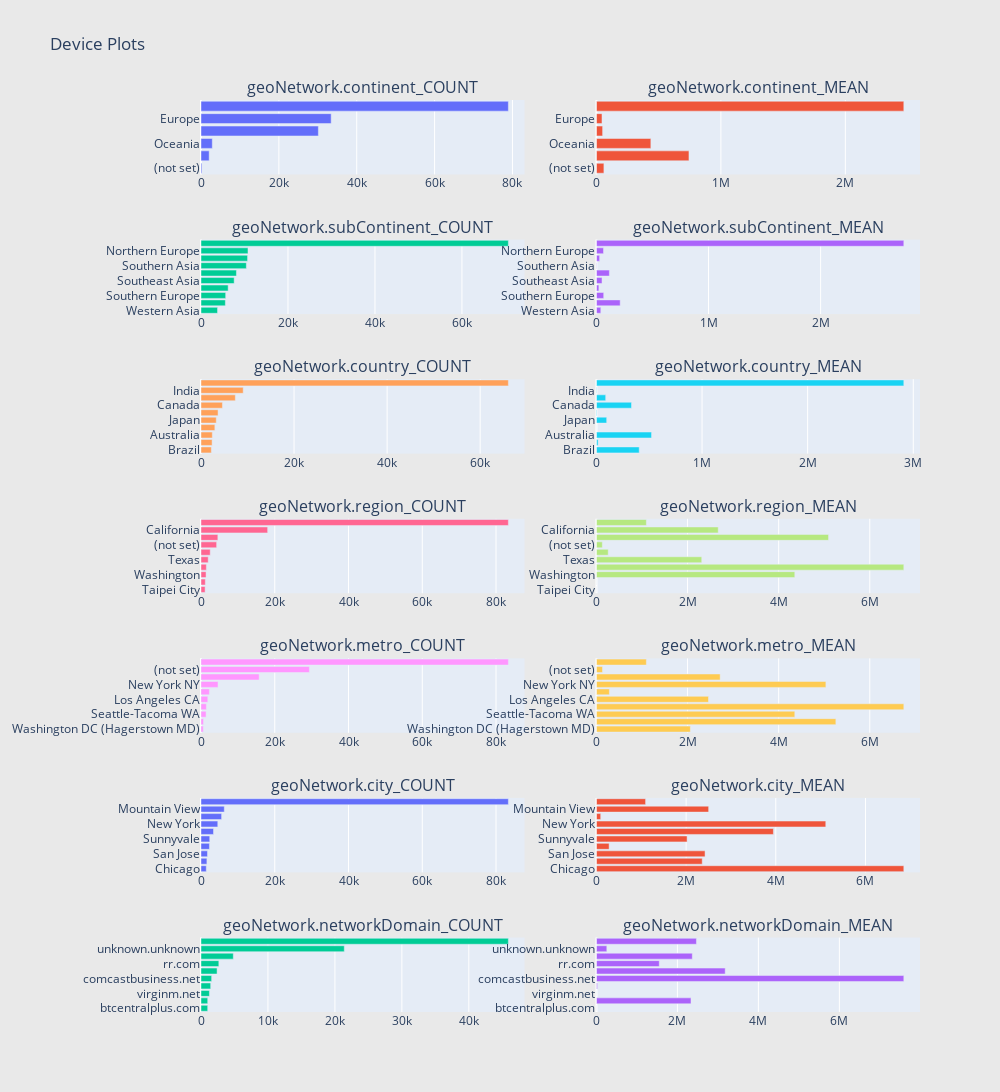

Here is the notebook cell this chart was saved with:
### Code cell
subplot_titles =[]
for c in geoNetwork:
    subplot_titles.append(c+'_COUNT')
    subplot_titles.append(c+'_MEAN')

fig = plotly.subplots.make_subplots(rows=len(geoNetwork), cols=2,subplot_titles=subplot_titles)
for i in range(len(geoNetwork)):
    fig.append_trace(geoNetwork_dict[(i+1,1)], i+1, 1)
    fig.append_trace(geoNetwork_dict[(i+1,2)], i+1, 2)
fig['layout'].update(height=2000, width=1000, paper_bgcolor='rgb(233,233,233)', title="Device Plots")
py.iplot(fig, filename='device-plots')

### Figure 1 — Plotly figure (JSON) as saved in the notebook; plotly's stock layout.template omitted (floating-point values rounded to 4 significant figures)
{"data": [{"orientation": "h", "showlegend": false, "type": "bar", "x": [222, 2097, 2900, 30145, 33437, 78954], "xaxis": "x", "y": ["(not set)", "Africa", "Oceania", "Asia", "Europe", "Americas"], "yaxis": "y"}, {"orientation": "h", "showlegend": false, "type": "bar", "x": [59860.0, 743400.0, 437200.0, 49550.0, 44500.0, 2470000.0], "xaxis": "x2", "y": ["(not set)", "Africa", "Oceania", "Asia", "Europe", "Americas"], "yaxis": "y2"}, {"orientation": "h", "showlegend": false, "type": "bar", "x": [3804, 5603, 5676, 6247, 7627, 8149, 10427, 10709, 10805, 70677], "xaxis": "x3", "y": ["Western Asia", "South America", "Southern Europe", "Eastern Europe", "Southeast Asia", "Eastern Asia", "Southern Asia", "Western Europe", "Northern Europe", "Northern America"], "yaxis": "y3"}, {"orientation": "h", "showlegend": false, "type": "bar", "x": [38860.0, 211700.0, 64800.0, 21780.0, 49670.0, 115200.0, 2744.0, 28480.0, 62850.0, 2742000.0], "xaxis": "x4", "y": ["Western Asia", "South America", "Southern Europe", "Eastern Europe", "Southeast Asia", "Eastern Asia", "Southern Asia", "Western Europe", "Northern Europe", "Northern America"], "yaxis": "y4"}, {"orientation": "h", "showlegend": false, "type": "bar", "x": [2222, 2388, 2430, 2978, 3278, 3667, 4606, 7378, 9069, 66062], "xaxis": "x5", "y": ["Brazil", "Taiwan", "Australia", "France", "Japan", "Germany", "Canada", "United Kingdom", "India", "United States"], "yaxis": "y5"}, {"orientation": "h", "showlegend": false, "type": "bar", "x": [404800.0, 15490.0, 521700.0, 0, 96930.0, 4633.0, 332100.0, 87490.0, 3155.0, 2911000.0], "xaxis": "x6", "y": ["Brazil", "Taiwan", "Australia", "France", "Japan", "Germany", "Canada", "United Kingdom", "India", "United States"], "yaxis": "y6"}, {"orientation": "h", "showlegend": false, "type": "bar", "x": [1117, 1176, 1370, 1456, 1952, 2499, 4242, 4568, 18073, 83352], "xaxis": "x7", "y": ["Taipei City", "Maharashtra", "Washington", "Illinois", "Texas", "England", "(not set)", "New York", "California", "not available in demo dataset"], "yaxis": "y7"}, {"orientation": "h", "showlegend": false, "type": "bar", "x": [0, 0, 4354000.0, 6747000.0, 2311000.0, 258300.0, 129100.0, 5095000.0, 2673000.0, 1096000.0], "xaxis": "x8", "y": ["Taipei City", "Maharashtra", "Washington", "Illinois", "Texas", "England", "(not set)", "New York", "California", "not available in demo dataset"], "yaxis": "y8"}, {"orientation": "h", "showlegend": false, "type": "bar", "x": [615, 676, 1370, 1456, 1845, 2272, 4621, 15771, 29393, 83352], "xaxis": "x9", "y": ["Washington DC (Hagerstown MD)", "Austin TX", "Seattle-Tacoma WA", "Chicago IL", "Los Angeles CA", "London", "New York NY", "San Francisco-Oakland-San Jose CA", "(not set)", "not available in demo dataset"], "yaxis": "y9"}, {"orientation": "h", "showlegend": false, "type": "bar", "x": [2061000.0, 5255000.0, 4354000.0, 6747000.0, 2460000.0, 284100.0, 5036000.0, 2716000.0, 133300.0, 1096000.0], "xaxis": "x10", "y": ["Washington DC (Hagerstown MD)", "Austin TX", "Seattle-Tacoma WA", "Chicago IL", "Los Angeles CA", "London", "New York NY", "San Francisco-Oakland-San Jose CA", "(not set)", "not available in demo dataset"], "yaxis": "y10"}, {"orientation": "h", "showlegend": false, "type": "bar", "x": [1433, 1601, 1756, 2284, 2369, 3393, 4550, 5588, 6316, 83352], "xaxis": "x11", "y": ["Chicago", "Los Angeles", "San Jose", "London", "Sunnyvale", "San Francisco", "New York", "(not set)", "Mountain View", "not available in demo dataset"], "yaxis": "y11"}, {"orientation": "h", "showlegend": false, "type": "bar", "x": [6856000.0, 2359000.0, 2422000.0, 282600.0, 2021000.0, 3947000.0, 5115000.0, 94750.0, 2503000.0, 1096000.0], "xaxis": "x12", "y": ["Chicago", "Los Angeles", "San Jose", "London", "Sunnyvale", "San Francisco", "New York", "(not set)", "Mountain View", "not available in demo dataset"], "yaxis": "y12"}, {"orientation": "h", "showlegend": false, "type": "bar", "x": [1000, 1004, 1256, 1446, 1589, 2402, 2663, 4824, 21400, 45909], "xaxis": "x13", "y": ["btcentralplus.com", "cox.net", "virginm.net", "hinet.net", "comcastbusiness.net", "verizon.net", "rr.com", "comcast.net", "unknown.unknown", "(not set)"], "yaxis": "y13"}, {"orientation": "h", "showlegend": false, "type": "bar", "x": [0, 2336000.0, 0, 25570.0, 7592000.0, 3180000.0, 1551000.0, 2367000.0, 256100.0, 2469000.0], "xaxis": "x14", "y": ["btcentralplus.com", "cox.net", "virginm.net", "hinet.net", "comcastbusiness.net", "verizon.net", "rr.com", "comcast.net", "unknown.unknown", "(not set)"], "yaxis": "y14"}], "layout": {"annotations": [{"font": {"size": 16}, "showarrow": false, "text": "geoNetwork.continent_COUNT", "x": 0.225, "xanchor": "center", "xref": "paper", "y": 1.0, "yanchor": "bottom", "yref": "paper"}, {"font": {"size": 16}, "showarrow": false, "text": "geoNetwork.continent_MEAN", "x": 0.775, "xanchor": "center", "xref": "paper", "y": 1.0, "yanchor": "bottom", "yref": "paper"}, {"font": {"size": 16}, "showarrow": false, "text": "geoNetwork.subContinent_COUNT", "x": 0.225, "xanchor": "center", "xref": "paper", "y": 0.8469, "yanchor": "bottom", "yref": "paper"}, {"font": {"size": 16}, "showarrow": false, "text": "geoNetwork.subContinent_MEAN", "x": 0.775, "xanchor": "center", "xref": "paper", "y": 0.8469, "yanchor": "bottom", "yref": "paper"}, {"font": {"size": 16}, "showarrow": false, "text": "geoNetwork.country_COUNT", "x": 0.225, "xanchor": "center", "xref": "paper", "y": 0.6939, "yanchor": "bottom", "yref": "paper"}, {"font": {"size": 16}, "showarrow": false, "text": "geoNetwork.country_MEAN", "x": 0.775, "xanchor": "center", "xref": "paper", "y": 0.6939, "yanchor": "bottom", "yref": "paper"}, {"font": {"size": 16}, "showarrow": false, "text": "geoNetwork.region_COUNT", "x": 0.225, "xanchor": "center", "xref": "paper", "y": 0.5408, "yanchor": "bottom", "yref": "paper"}, {"font": {"size": 16}, "showarrow": false, "text": "geoNetwork.region_MEAN", "x": 0.775, "xanchor": "center", "xref": "paper", "y": 0.5408, "yanchor": "bottom", "yref": "paper"}, {"font": {"size": 16}, "showarrow": false, "text": "geoNetwork.metro_COUNT", "x": 0.225, "xanchor": "center", "xref": "paper", "y": 0.3878, "yanchor": "bottom", "yref": "paper"}, {"font": {"size": 16}, "showarrow": false, "text": "geoNetwork.metro_MEAN", "x": 0.775, "xanchor": "center", "xref": "paper", "y": 0.3878, "yanchor": "bottom", "yref": "paper"}, {"font": {"size": 16}, "showarrow": false, "text": "geoNetwork.city_COUNT", "x": 0.225, "xanchor": "center", "xref": "paper", "y": 0.2347, "yanchor": "bottom", "yref": "paper"}, {"font": {"size": 16}, "showarrow": false, "text": "geoNetwork.city_MEAN", "x": 0.775, "xanchor": "center", "xref": "paper", "y": 0.2347, "yanchor": "bottom", "yref": "paper"}, {"font": {"size": 16}, "showarrow": false, "text": "geoNetwork.networkDomain_COUNT", "x": 0.225, "xanchor": "center", "xref": "paper", "y": 0.08163, "yanchor": "bottom", "yref": "paper"}, {"font": {"size": 16}, "showarrow": false, "text": "geoNetwork.networkDomain_MEAN", "x": 0.775, "xanchor": "center", "xref": "paper", "y": 0.08163, "yanchor": "bottom", "yref": "paper"}], "height": 2000, "paper_bgcolor": "rgb(233,233,233)", "title": {"text": "Device Plots"}, "width": 1000, "xaxis": {"anchor": "y", "domain": [0, 0.45]}, "xaxis10": {"anchor": "y10", "domain": [0.55, 1]}, "xaxis11": {"anchor": "y11", "domain": [0, 0.45]}, "xaxis12": {"anchor": "y12", "domain": [0.55, 1]}, "xaxis13": {"anchor": "y13", "domain": [0, 0.45]}, "xaxis14": {"anchor": "y14", "domain": [0.55, 1]}, "xaxis2": {"anchor": "y2", "domain": [0.55, 1]}, "xaxis3": {"anchor": "y3", "domain": [0, 0.45]}, "xaxis4": {"anchor": "y4", "domain": [0.55, 1]}, "xaxis5": {"anchor": "y5", "domain": [0, 0.45]}, "xaxis6": {"anchor": "y6", "domain": [0.55, 1]}, "xaxis7": {"anchor": "y7", "domain": [0, 0.45]}, "xaxis8": {"anchor": "y8", "domain": [0.55, 1]}, "xaxis9": {"anchor": "y9", "domain": [0, 0.45]}, "yaxis": {"anchor": "x", "domain": [0.9184, 1.0]}, "yaxis10": {"anchor": "x10", "domain": [0.3061, 0.3878]}, "yaxis11": {"anchor": "x11", "domain": [0.1531, 0.2347]}, "yaxis12": {"anchor": "x12", "domain": [0.1531, 0.2347]}, "yaxis13": {"anchor": "x13", "domain": [0, 0.08163]}, "yaxis14": {"anchor": "x14", "domain": [0, 0.08163]}, "yaxis2": {"anchor": "x2", "domain": [0.9184, 1.0]}, "yaxis3": {"anchor": "x3", "domain": [0.7653, 0.8469]}, "yaxis4": {"anchor": "x4", "domain": [0.7653, 0.8469]}, "yaxis5": {"anchor": "x5", "domain": [0.6122, 0.6939]}, "yaxis6": {"anchor": "x6", "domain": [0.6122, 0.6939]}, "yaxis7": {"anchor": "x7", "domain": [0.4592, 0.5408]}, "yaxis8": {"anchor": "x8", "domain": [0.4592, 0.5408]}, "yaxis9": {"anchor": "x9", "domain": [0.3061, 0.3878]}}}
